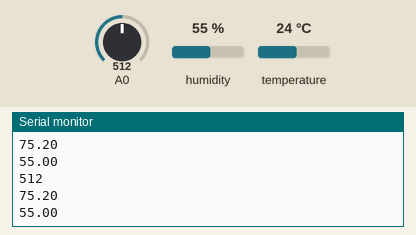
The sketch below on a simulated Arduino Uno, built with avr-gcc and run on an emulated ATmega328P. On the bench: the last lines printed to the serial monitor. Wiring (inferred from the names in the program): DHT11 sensor: data pin 3. The test bench sets the inputs (shaded band); at power-on: humidity 55 %, A0 = 512, temperature 24 °C.

Above: at 2.8 s.
2.9 s: humidity set to 22 %
At 5.2 s:
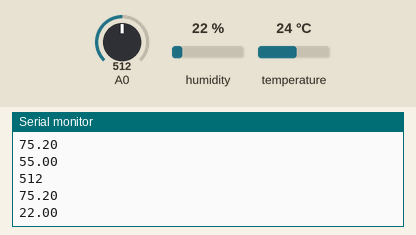
5.6 s: A0 set to 716
At 7.5 s:
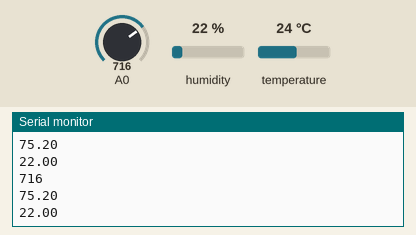
8.3 s: temperature set to 12 °C
At 10.8 s:
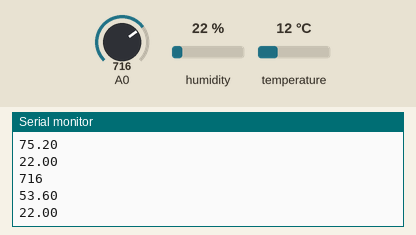
11.0 s: A0 set to 900
At 13.4 s:
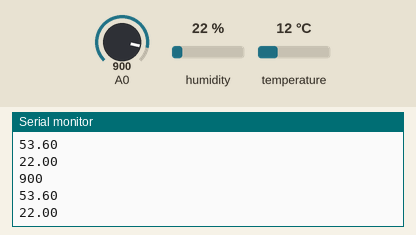
13.7 s: humidity set to 40 %
At 14.6 s:
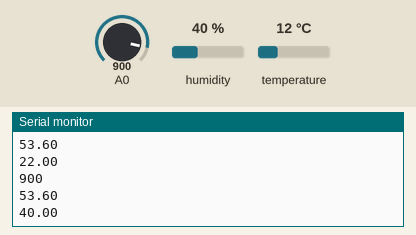
Timing chart, 0 to 16.7 s (numbered marks = the images above; inputs shaded):
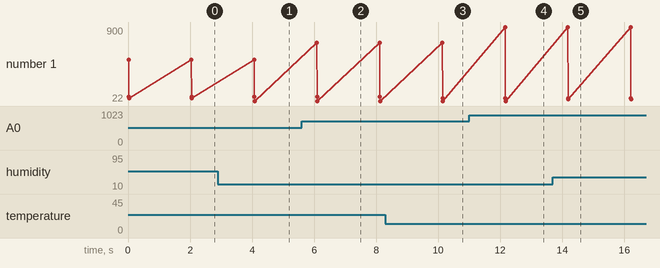

Measured:
- after the input at 2.9 s, the serial monitor: prints a new line after 1.2 s (image 1)
- after the input at 5.6 s, the serial monitor: prints a new line after 0.49 s (image 2)
- after the input at 8.3 s, the serial monitor: prints a new line after 1.8 s (image 3)
- after the input at 11.0 s, the serial monitor: prints a new line after 1.2 s (image 4)
- after the input at 13.7 s, the serial monitor: prints a new line after 0.49 s (image 5)
- plotted number 1: 55 → 22 after the input at 2.9 s, 22 → 40 after the input at 13.7 s

The sketch:

soil_sensor.ino
```cpp
#include <dht.h>
#define DHT11_PIN 3
dht DHT;

void setup(){

  Serial.begin(9600);
}
void loop()
{
  int soil = analogRead(0);
  int chk = DHT.read11(DHT11_PIN);

  //Soil Moisture Sensor
  Serial.println(soil);

  //Temp/Humidity Sensor
  //Celsius to Farenheit conversion
  Serial.println((DHT.temperature * 1.8) + 32);
  Serial.println(DHT.humidity);
  delay(2000);
}
```

dht.h
```cpp
//
//    FILE: dht.h
//  AUTHOR: Rob Tillaart
// VERSION: 0.1.14
// PURPOSE: DHT Temperature & Humidity Sensor library for Arduino
//     URL: http://arduino.cc/playground/Main/DHTLib
//
// HISTORY:
// see dht.cpp file
//

#ifndef dht_h
#define dht_h

#if ARDUINO < 100
#include <WProgram.h>
#else
#include <Arduino.h>
#endif

#define DHT_LIB_VERSION "0.1.14"

#define DHTLIB_OK                0
#define DHTLIB_ERROR_CHECKSUM   -1
#define DHTLIB_ERROR_TIMEOUT    -2
#define DHTLIB_INVALID_VALUE    -999

#define DHTLIB_DHT11_WAKEUP     18
#define DHTLIB_DHT_WAKEUP       1

// max timeout is 100 usec.
// For a 16 Mhz proc 100 usec is 1600 clock cycles
// loops using DHTLIB_TIMEOUT use at least 4 clock cycli
// so 100 us takes max 400 loops
// so by dividing F_CPU by 40000 we "fail" as fast as possible
#define DHTLIB_TIMEOUT (F_CPU/40000)

class dht
{
public:
    // return values:
    // DHTLIB_OK
    // DHTLIB_ERROR_CHECKSUM
    // DHTLIB_ERROR_TIMEOUT
    int read11(uint8_t pin);
    int read(uint8_t pin);

    inline int read21(uint8_t pin) { return read(pin); };
    inline int read22(uint8_t pin) { return read(pin); };
    inline int read33(uint8_t pin) { return read(pin); };
    inline int read44(uint8_t pin) { return read(pin); };

    double humidity;
    double temperature;

private:
    uint8_t bits[5];  // buffer to receive data
    int _readSensor(uint8_t pin, uint8_t wakeupDelay);
};
#endif
//
// END OF FILE
//
```
